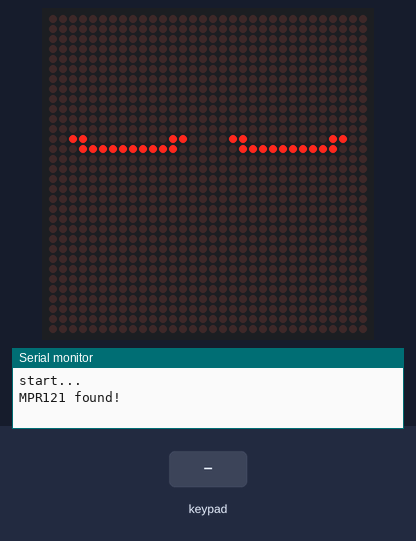
Simulated run of this sketch. Board: Arduino Uno, built with avr-gcc and run on an emulated ATmega328P. Parts: 32×32 LED matrix, the last lines printed to the serial monitor. Inputs (shaded band) come from the test bench.

Above: at 1.7 s.
1.8 s: key '3' pressed
At 2.69 s:
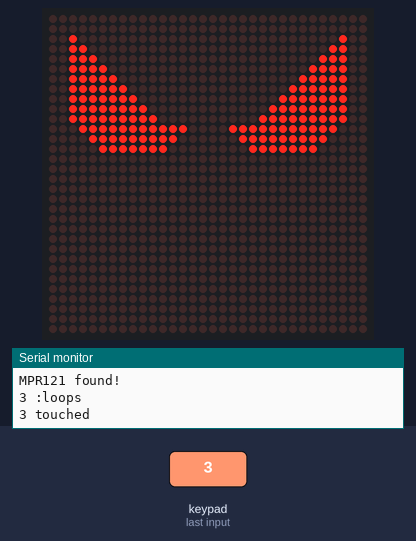
3.5 s: keypad keys 1 2 pressed 0.4 s apart
5.8 s: key '7' pressed
At 7.33 s:
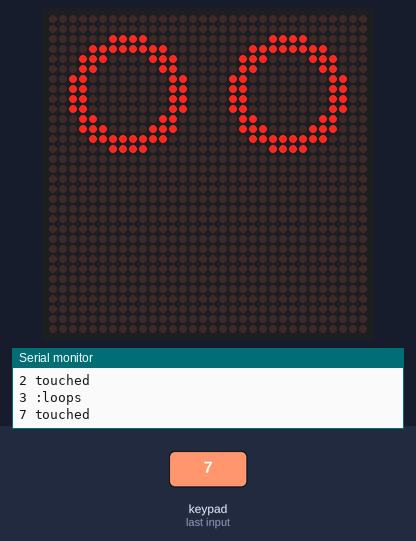
7.6 s: keypad keys 2 5 pressed 0.4 s apart
At 9.2 s:
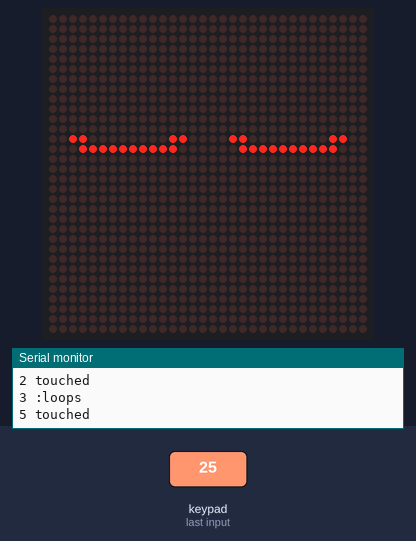
9.9 s: key '4' pressed
At 11.4 s:
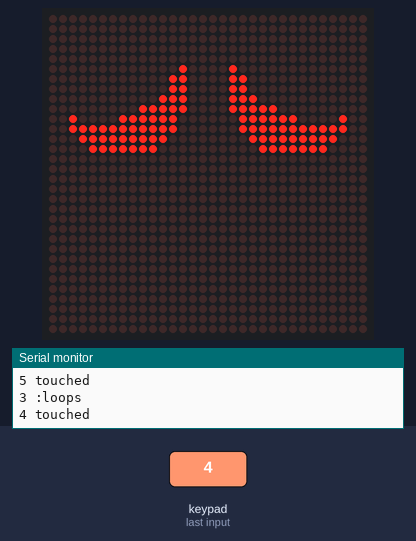
11.7 s: keypad keys 1 2 A pressed 0.4 s apart
At 13.0 s:
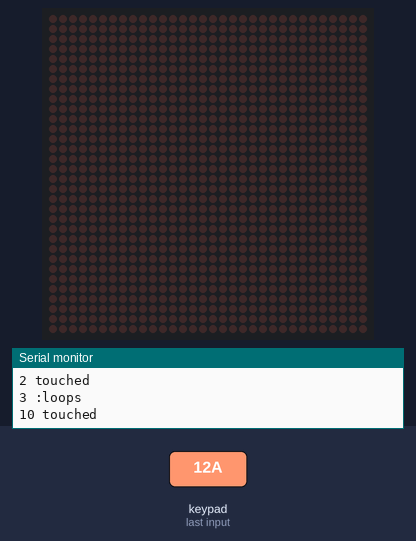

Measured:
- after the input at 1.8 s, the display: first changes at once (image 1 shows a later state)
- after the input at 5.8 s, the display: first changes after 0.10 s (image 2 shows a later state)
- after the input at 9.9 s, the display: first changes at once (image 4 shows a later state)
- what the display in image 2 shows lasts 0.5 s, from 7.1 s to 7.6 s
- what the display in image 4 shows lasts 0.6 s, from 11.0 s to 11.6 s

The sketch:

monty4Eyes.ino
```cpp
// monty eye test
/*
   = wiring ARDUNIO=
   MATRIX / SPI
   CLK = D13
   CS = D10
   DIN = D11
   TOUCH / I2C
   SCL = A5
   SDA = A4
*/
#include <Adafruit_GFX.h> // uses the adafruit GFX lib
#include "Max72xxPanel.h" // https://github.com/markruys/arduino-Max72xxPanel

#define numberOfHorizontalDisplays  4
#define numberOfVerticalDisplays    4
#define pinCS 10 // Attach CS to this pin, DIN to MOSI and CLK to SCK (cf http://arduino.cc/en/Reference/SPI )
Max72xxPanel matrix = Max72xxPanel(10, numberOfHorizontalDisplays, numberOfVerticalDisplays);

#include "frame.h" //we store our animation in the data folder, and specify them in this header

/////////////////
/// capacitive touch
#include <Wire.h>
#include "Adafruit_MPR121.h"

Adafruit_MPR121 cap = Adafruit_MPR121();

// Keeps track of the last pins touched
// so we know when buttons are 'released'
uint16_t lasttouched = 0;
uint16_t currtouched = 0;


unsigned long prevMillis = 0;
int step, maxstep;
int loops, loopCount;

void setup() {
  Serial.begin(115200);
  Serial.println(F("start..."));
  if (!cap.begin(0x5A)) {
    Serial.println("MPR121 not found, check wiring?");
    while (1);
  }
  Serial.println("MPR121 found!");

  matrix.setIntensity(0);


  matrix.setPosition(0, 0, 0);
  matrix.setPosition(1, 1, 0);
  matrix.setPosition(5, 2, 0); //3
  matrix.setPosition(2, 1, 1); //5

  matrix.setPosition(3, 0, 1); //4
  matrix.setPosition(4, 3, 0); //6

  matrix.setPosition(6, 2, 1); //7
  matrix.setPosition(7, 3, 1); //8

  matrix.setRotation(0, 1); //1
  matrix.setRotation(1, 1); //2
  matrix.setRotation(2, 1); //5
  matrix.setRotation(3, 1); //4
  matrix.setRotation(4, 3); //5
  matrix.setRotation(5, 3); //3
  matrix.setRotation(6, 1); //7
  matrix.setRotation(7, 1); //8


  delay(500);
  matrix.fillScreen(LOW);
  matrix.write();

}
void getTouch() {
  currtouched = cap.touched();

  for (uint8_t i = 0; i < 12; i++) {
    // it if *is* touched and *wasnt* touched before, alert!
    if ((currtouched & _BV(i)) && !(lasttouched & _BV(i)) ) {
      animState = i;
      step = 0;
      maxstep = size_array[i];
      loops = loop_array[i]; //how many loops to run the animation
      Serial.print(loops); Serial.println(" :loops");
      Serial.print(i); Serial.println(" touched");
    }
  }
  // reset our state
  lasttouched = currtouched;
}


void loop() {

  getTouch(); // Get the currently touched pads

  unsigned long currentMillis = millis();

  if ( (currentMillis - prevMillis >= 80) && animState != def) {
    prevMillis = currentMillis;

    matrix.fillScreen(LOW);

if (animState == S8_normal_default_possition) {
  matrix.drawBitmap(0, 0, normal_default_possition[step], 32, 16, 255);
} else if (animState == S0_probuzeni) {
  matrix.drawBitmap(0, 0, probuzeni[step], 32, 16, 255);
} else if (animState == S1_normal) {
  matrix.drawBitmap(0, 0, normal[step], 32, 16, 255);
} else if (animState == S2_vesele_mrk) {
  matrix.drawBitmap(0, 0, vesele_mrk[step], 32, 16, 255);
} else if (animState == S3_do_rozzlobeni) {
  matrix.drawBitmap(0, 0, do_rozzlobeni[step], 32, 16, 255);
} else if (animState == S4_do_smutku) {
  matrix.drawBitmap(0, 0, do_smutku[step], 32, 16, 255);
} else if (animState == S5_do_spanku) {
  matrix.drawBitmap(0, 0, do_spanku[step], 32, 16, 255);
} else if (animState == S6_do_srdicka) {
  matrix.drawBitmap(0, 0, do_srdicka[step], 32, 16, 255);
} else if (animState == S7_do_udiveni) {
  matrix.drawBitmap(0, 0, do_udiveni[step], 32, 16, 255);
} else if (animState == S9_sleeping_default_possition) {
  matrix.drawBitmap(0, 0, sleeping_default_possition[step], 32, 16, 255);
}


    if (step >= maxstep-1) {
      animState = def;
      step = 0;
    }
    step++;
    matrix.write();
  }
}
```

normal_default_possition.h
```cpp
// drawn with tps://www.piskelapp.com
// converted using http://javl.github.io/image2cpp/
#define a8_size 1 //we pass this as number of frames

const uint8_t normal_default_possition[1][64] PROGMEM = { //frames,length
 {
   // '01, 32x16px
         0x00, 0x00, 0x00, 0x00, 0x00, 0x00, 0x00, 0x00, 0x03, 0xc0, 0x03, 0xc0, 0x0f, 0xf0, 0x0f, 0xf0,
         0x1f, 0xf8, 0x1f, 0xf8, 0x3f, 0xfc, 0x3f, 0xfc, 0x3e, 0x7c, 0x3e, 0x7c, 0x3c, 0x3c, 0x3c, 0x3c,
         0x3c, 0x3c, 0x3c, 0x3c, 0x3c, 0x3c, 0x3c, 0x3c, 0x3c, 0x3c, 0x3c, 0x3c, 0x3c, 0x3c, 0x3c, 0x3c,
         0x3c, 0x3c, 0x3c, 0x3c, 0x18, 0x18, 0x18, 0x18, 0x00, 0x00, 0x00, 0x00, 0x00, 0x00, 0x00, 0x00,

}
};
```

sleeping_default_possition.h
```cpp
// drawn with tps://www.piskelapp.com
// converted using http://javl.github.io/image2cpp/
#define a9_size 1 //we pass this as number of frames

const uint8_t sleeping_default_possition[1][64] PROGMEM = { //frames,length
 {
   // '01, 32x16px
         0x00, 0x00, 0x00, 0x00, 0x00, 0x00, 0x00, 0x00, 0x00, 0x00, 0x00, 0x00, 0x00, 0x00, 0x00, 0x00,
         0x00, 0x00, 0x00, 0x00, 0x00, 0x00, 0x00, 0x00, 0x00, 0x00, 0x00, 0x00, 0x00, 0x00, 0x00, 0x00,
         0x00, 0x00, 0x00, 0x00, 0x00, 0x00, 0x00, 0x00, 0x00, 0x00, 0x00, 0x00, 0x00, 0x00, 0x00, 0x00,
         0x30, 0x0c, 0x30, 0x0c, 0x1f, 0xf8, 0x1f, 0xf8, 0x00, 0x00, 0x00, 0x00, 0x00, 0x00, 0x00, 0x00,
}
};
```

frame.h
```cpp
enum animations {
  S0_probuzeni = 0,
  S1_normal = 1,
  S2_vesele_mrk = 2,
  S3_do_rozzlobeni = 3,
  S4_do_smutku = 4,
  S5_do_spanku = 5,
  S6_do_srdicka = 6,
  S7_do_udiveni = 7,
  S8_normal_default_possition = 8,
  S9_sleeping_default_possition = 9,
  def = 99
} animState;

//this is the size of each animation, based on order in enum above
int size_array[] = {7, 13, 11, 27, 26, 7, 19, 29, 1, 1};
int loop_array[] = {1, 3, 3, 3, 3, 3, 3, 3, 3, 3, 3, 3};

#include "data/animation_0_probuzeni.h"
#include "data/animation_1_normal.h"
#include "data/animation_2_vesele_mrk.h"
#include "data/animation_3_do_rozzlobeni.h"
#include "data/animation_4_do_smutku.h"
#include "data/animation_5_do_spanku.h"
#include "data/animation_6_do_srdicka.h"
#include "data/animation_7_do_udiveni.h"
#include "data/normal_default_possition.h"
#include "data/sleeping_default_possition.h"
```

Source omitted: n_0_probuzeni.h (data table, 3306 bytes), tion_1_normal.h (data table, 5511 bytes), _2_vesele_mrk.h (data table, 5247 bytes), o_rozzlobeni.h (data table, 11955 bytes), _4_do_smutku.h (data table, 12754 bytes), n_5_do_spanku.h (data table, 3043 bytes), _6_do_srdicka.h (data table, 9169 bytes), 7_do_udiveni.h (data table, 13558 bytes)
